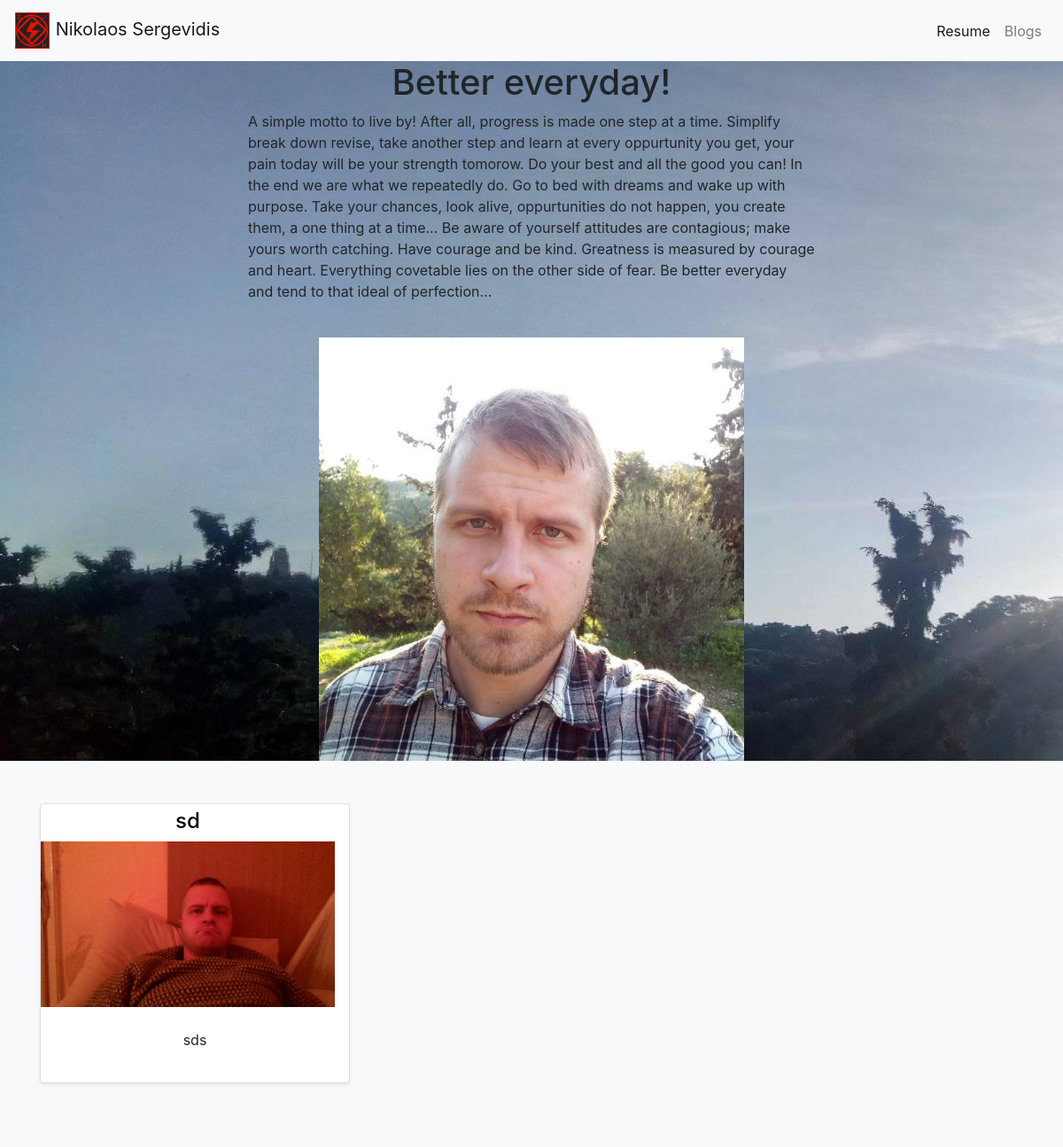
/, run on an earlier commit of the app's database.
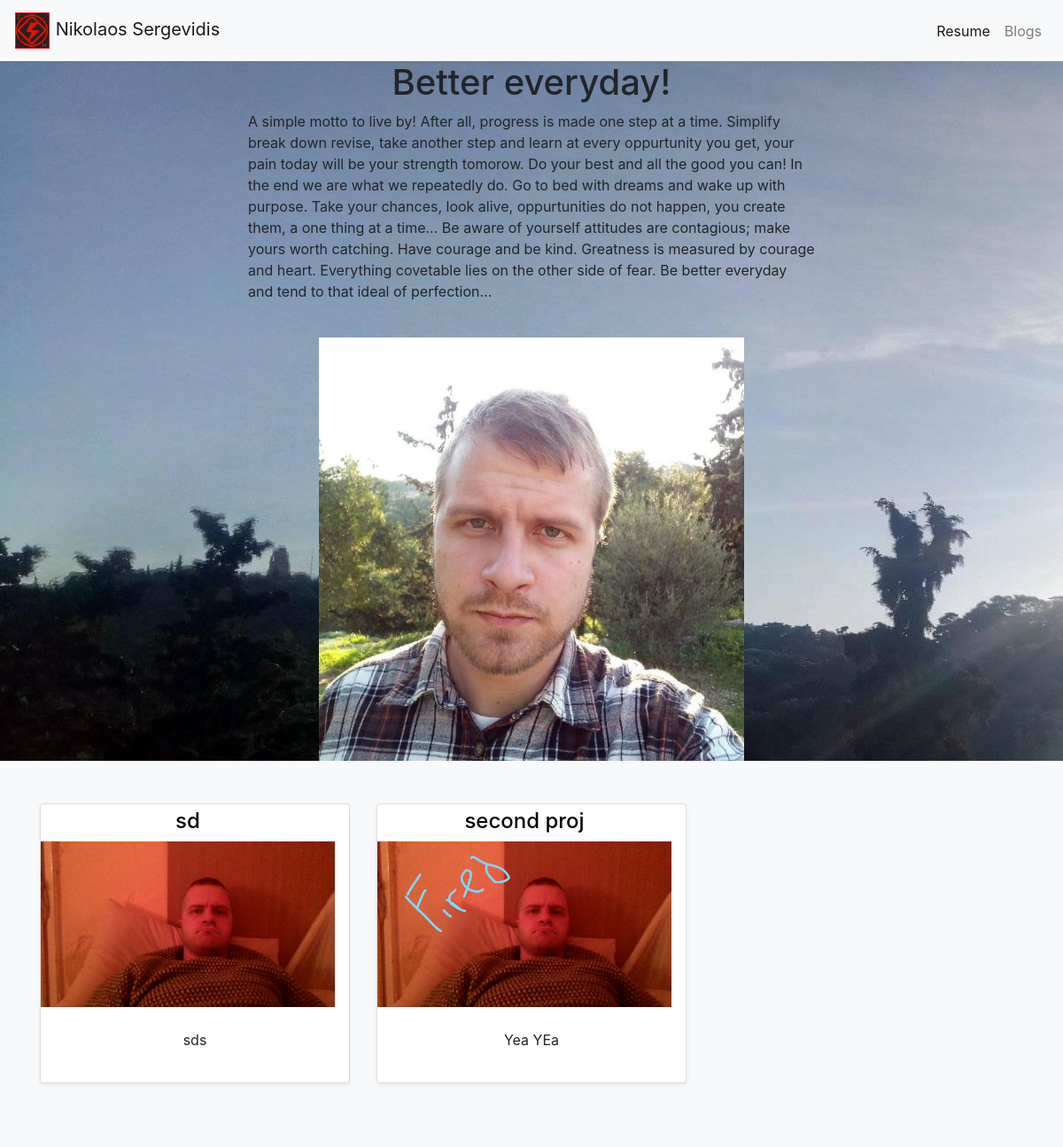
And on a later commit of the database.
### portofolio/models.py (models this page shows, shortened)
class Project(models.Model):
    title = models.CharField(max_length=100)
    description = models.CharField(max_length=250)
    image=models.ImageField(upload_to='portofolio/images')
    url = models.URLField(blank=True)

### portofolio/views.py (the view)
# urls.py: path('', views.HomePage, name = "home"),
def HomePage(request):
    projects = Project.objects.all()
    return render(request,"portofolio/index.html",{'projects': projects})

### portofolio/templates/portofolio/index.html (shortened to what this page needs)
{% extends 'portofolio/base.html' %}
{% block content %}
    <h1 class="text-center"> Better everyday! </h1>
    <center>
      <p class="text-left" style="width: 40rem;">
        A simple motto to live by! After all, progress is made one step at a time.
        Simplify break down revise, take another step and learn at every oppurtunity
        you get, your pain today will be your strength tomorow. Do your best and all the
        good you can! In the end we are what we repeatedly do. Go to bed with dreams
        and wake up with purpose. Take your chances, look alive, oppurtunities do not happen,
        you create them, a one thing at a time... Be aware of yourself attitudes are
        contagious; make yours worth catching. Have courage and be kind. Greatness
        is measured by courage and heart. Everything covetable lies on the other
        side of fear. Be better everyday and tend to that ideal of perfection...
      </p>
    <br>
    {% load static %}
    <img class="img" src="{% static 'portofolio/images/front.jpg' %}" width="40%" height="40%">
    <br>
    <div class="album py-5 bg-light">
        <div class="container">
          <div class="row">
            {% for project in projects %}
            <div class="col-md-4">
              <div class="card mb-4 shadow-sm">
                <a class="navbar-brand" href="{% url 'home' %}">
                <section>
                  <h4>{{ project.title }}</h4>
                </section>
                <img src="{{ project.image.url }}" alt="" width="100%" height="100%">
                </a>
                <div class="card-body">
                  <p class="card-text">{{ project.description }}</p>
                </div>
              </div>
            </div>
              {% endfor %}
          </div>
        </div>
    </div>
    </center>
{% endblock %}

### portofolio/templates/portofolio/base.html (shortened to what this page needs)
<!doctype html>
<html lang="en">
  <head>
    {% load static %}
    <link rel="stylesheet" href="https://stackpath.bootstrapcdn.com/bootstrap/4.4.1/css/bootstrap.min.css">
    <link rel="stylesheet" type="text/css" href="{% static 'portofolio/style.css' %}">
  </head>
  <body>
    <nav class="navbar navbar-expand-lg navbar-light bg-light">
      <a class="navbar-brand" href="{% url 'home' %}"> <img src="{% static "portofolio/images/logo.png" %}"> Nikolaos Sergevidis</a>
      <div class="collapse navbar-collapse" id="navbarSupportedContent">
        <ul class="navbar-nav ml-auto">
          <li class="nav-item active">
            <a class="nav-link" href="{% static 'portofolio/Nikolaos_Sergevidis_cv.pdf' %}">Resume <span class="sr-only">(current)</span></a>
          </li>
          <li class="nav-item inacttive">
            <a class="nav-link" href="{% url 'blog:all_blogs' %}">Blogs</a>
          </li>
        </ul>
      </div>
    </nav>
    {% block content %}{% endblock %}
  </body>
</html>

### portofolio/static/portofolio/style.css (style rules this page uses)
body { background: lightblue url("images/background.jpg") no-repeat; }
section h4 { color: black }

What changed in the data, as far as the page shows it:
added Project: title "second proj", image (picture), description "Yea YEa"
